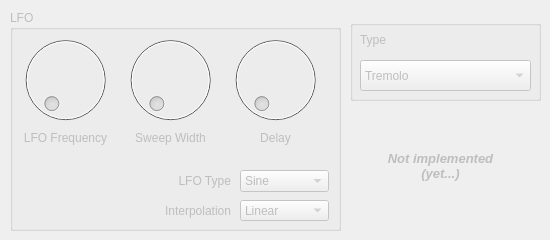
    <widget class="QWidget" name="tab_amplitude_modulation">
     <property name="enabled">
      <bool>false</bool>
     </property>
     <attribute name="title">
      <string>Amplitude Modulation</string>
     </attribute>
     <widget class="QGroupBox" name="groupBox_8">
      <property name="geometry">
       <rect>
        <x>10</x>
        <y>10</y>
        <width>331</width>
        <height>221</height>
       </rect>
      </property>
      <property name="title">
       <string>LFO</string>
      </property>
      <widget class="QDial" name="dial_am_lfo_width">
       <property name="geometry">
        <rect>
         <x>110</x>
         <y>20</y>
         <width>101</width>
         <height>100</height>
        </rect>
       </property>
      </widget>
      <widget class="QComboBox" name="comboBox_am_inerpolation">
       <property name="geometry">
        <rect>
         <x>230</x>
         <y>190</y>
         <width>89</width>
         <height>21</height>
        </rect>
       </property>
       <item>
        <property name="text">
         <string>Linear</string>
        </property>
       </item>
       <item>
        <property name="text">
         <string>Cubic</string>
        </property>
       </item>
      </widget>
      <widget class="QComboBox" name="comboBox_am_lfo_type">
       <property name="geometry">
        <rect>
         <x>230</x>
         <y>160</y>
         <width>89</width>
         <height>22</height>
        </rect>
       </property>
       <item>
        <property name="text">
         <string>Sine</string>
        </property>
       </item>
       <item>
        <property name="text">
         <string>Triangular</string>
        </property>
       </item>
       <item>
        <property name="text">
         <string>Sawtooth</string>
        </property>
       </item>
       <item>
        <property name="text">
         <string>Square</string>
        </property>
       </item>
      </widget>
      <widget class="QLabel" name="label_38">
       <property name="geometry">
        <rect>
         <x>10</x>
         <y>120</y>
         <width>91</width>
         <height>16</height>
        </rect>
       </property>
       <property name="text">
        <string>LFO Frequency</string>
       </property>
       <property name="alignment">
        <set>Qt::AlignCenter</set>
       </property>
      </widget>
      <widget class="QLabel" name="label_39">
       <property name="geometry">
        <rect>
         <x>240</x>
         <y>120</y>
         <width>51</width>
         <height>16</height>
        </rect>
       </property>
       <property name="text">
        <string>Delay</string>
       </property>
       <property name="alignment">
        <set>Qt::AlignCenter</set>
       </property>
      </widget>
      <widget class="QDial" name="dial_am_lfo_delay">
       <property name="geometry">
        <rect>
         <x>210</x>
         <y>20</y>
         <width>111</width>
         <height>100</height>
        </rect>
       </property>
      </widget>
      <widget class="QDial" name="dial_am_lfo_freq">
       <property name="geometry">
        <rect>
         <x>0</x>
         <y>20</y>
         <width>111</width>
         <height>100</height>
        </rect>
       </property>
      </widget>
      <widget class="QLabel" name="label_40">
       <property name="geometry">
        <rect>
         <x>120</x>
         <y>120</y>
         <width>81</width>
         <height>16</height>
        </rect>
       </property>
       <property name="text">
        <string>Sweep Width</string>
       </property>
       <property name="alignment">
        <set>Qt::AlignCenter</set>
       </property>
      </widget>
      <widget class="QLabel" name="label_41">
       <property name="geometry">
        <rect>
         <x>130</x>
         <y>160</y>
         <width>91</width>
         <height>21</height>
        </rect>
       </property>
       <property name="text">
        <string>LFO Type</string>
       </property>
       <property name="alignment">
        <set>Qt::AlignRight|Qt::AlignTrailing|Qt::AlignVCenter</set>
       </property>
      </widget>
      <widget class="QLabel" name="label_42">
       <property name="geometry">
        <rect>
         <x>130</x>
         <y>190</y>
         <width>91</width>
         <height>21</height>
        </rect>
       </property>
       <property name="text">
        <string>Interpolation</string>
       </property>
       <property name="alignment">
        <set>Qt::AlignRight|Qt::AlignTrailing|Qt::AlignVCenter</set>
       </property>
      </widget>
     </widget>
     <widget class="QLabel" name="label_12">
      <property name="enabled">
       <bool>false</bool>
      </property>
      <property name="geometry">
       <rect>
        <x>360</x>
        <y>140</y>
        <width>161</width>
        <height>51</height>
       </rect>
      </property>
      <property name="font">
       <font>
        <pointsize>10</pointsize>
        <weight>75</weight>
        <italic>true</italic>
        <bold>true</bold>
       </font>
      </property>
      <property name="text">
       <string>Not implemented
(yet...)</string>
      </property>
      <property name="alignment">
       <set>Qt::AlignCenter</set>
      </property>
     </widget>
     <widget class="QGroupBox" name="groupBox_13">
      <property name="geometry">
       <rect>
        <x>350</x>
        <y>20</y>
        <width>191</width>
        <height>81</height>
       </rect>
      </property>
      <property name="title">
       <string/>
      </property>
      <widget class="QLabel" name="label_47">
       <property name="geometry">
        <rect>
         <x>10</x>
         <y>10</y>
         <width>28</width>
         <height>20</height>
        </rect>
       </property>
       <property name="text">
        <string>Type</string>
       </property>
      </widget>
      <widget class="QComboBox" name="comboBox_f_type_2">
       <property name="geometry">
        <rect>
         <x>10</x>
         <y>40</y>
         <width>171</width>
         <height>31</height>
        </rect>
       </property>
       <item>
        <property name="text">
         <string>Tremolo</string>
        </property>
       </item>
      </widget>
     </widget>
    </widget>
